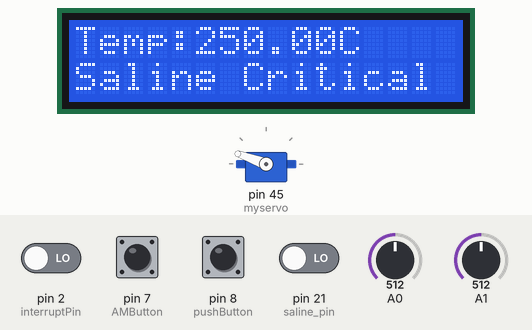
Recording of a sketch running on a simulated Arduino Mega 2560, built with avr-gcc and run on an emulated ATmega2560. Shown: servo, 16×2 character LCD. The inputs (shaded band) are chosen by the test bench; at power-on: pin 7 (AMButton) HIGH, pin 2 (interruptPin), pin 8 (pushButton), pin 21 (saline_pin) LOW, A1 = 512, A0 = 512. The modem accepts every AT command (registered, SIM ready, sends succeed) and sends nothing else; what the sketch prints to the serial monitor is not drawn.

Above: at 7.2 s.
7.3 s: pin 21 (saline_pin) driven HIGH
At 10.6 s:
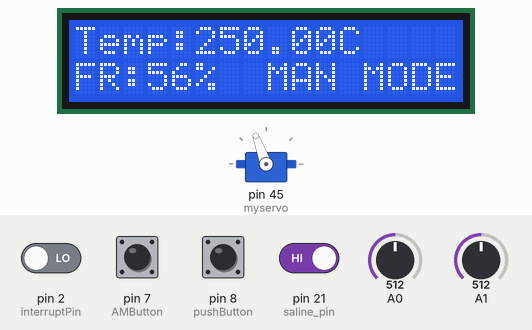
11.1 s: A1 set to 306
At 13.9 s:
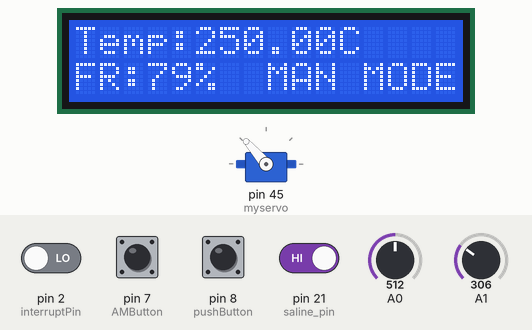
14.4 s: A1 set to 122
At 17.3 s:
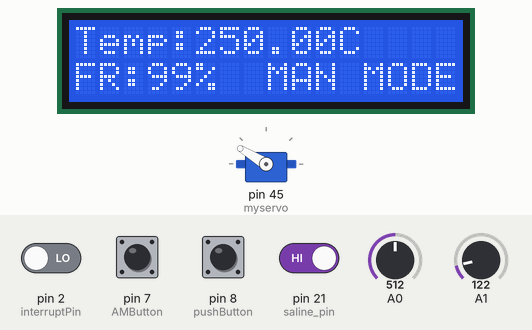
17.9 s: A1 set to 900
At 20.5 s:
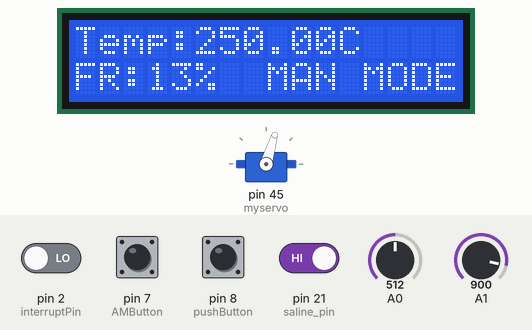
21.2 s: A0 set to 716
At 23.8 s:
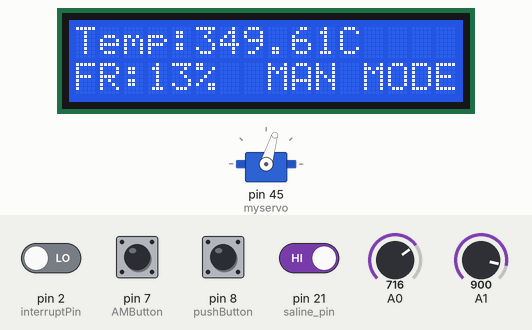
24.5 s: A1 set to 716
At 27.3 s:
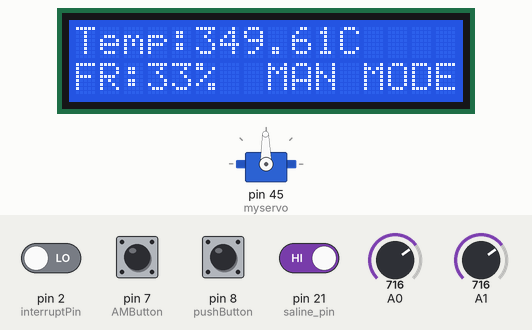
Timing chart, 0 to 28.8 s (numbered marks = the images above; inputs shaded):
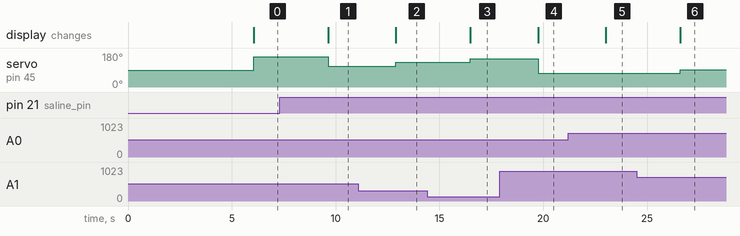

Measured:
- after the input at 7.3 s, servo on pin 45 (myservo): 160° → 110° after 2.4 s; the display: changes after 2.4 s (image 1)
- after the input at 11.1 s, servo on pin 45 (myservo): 110° → 131° after 1.8 s; the display: changes after 1.8 s (image 2)
- after the input at 14.4 s, servo on pin 45 (myservo): 131° → 149° after 2.1 s; the display: changes after 2.1 s (image 3)
- after the input at 17.9 s, servo on pin 45 (myservo): 149° → 73° after 1.8 s; the display: changes after 1.8 s (image 4)
- after the input at 21.2 s, the display: changes after 1.8 s (image 5)
- after the input at 24.5 s, servo on pin 45 (myservo): 73° → 91° after 2.1 s; the display: changes after 2.1 s (image 6)

The sketch:

v14.ino
```cpp
#include <Servo.h>

Servo myservo;  // create servo object to control a servo
 #include <LiquidCrystal.h>
const int rs = 41, en = 39, d4 = 37, d5 = 35, d6 = 33, d7 = 31;
LiquidCrystal lcd(rs, en, d4, d5, d6, d7);
long dropCount = 0;
int screenWidth = 16;
int screenHeight = 2;
 int sysflowrate =0;
unsigned long previousMillis = 0;        // will store last time LED was updated
int DPM=0;
// constants won't change :
const long interval = 10000;           // interval at which to blink (milliseconds)

const byte interruptPin = 2;

//String ssid="IG";    // Wifi network SSID
//String password ="a1b2c3d4e5";  // Wifi network password
//String ssid="ASK";    // Wifi network SSID
//String password ="12345678";  // Wifi network password
//String ssid="NRLimhan";    // Wifi network SSID
//String password ="qwertyuiop987";  // Wifi network password
//String ssid="Rajyog_Network";    // Wifi network SSID
//String password ="Rajyog@15022013";  // Wifi network password
String ssid="N";    // Wifi network SSID
String password ="seven497";  // Wifi network password
//String ssid="RN";    // Wifi network SSID
//String password ="qwertyuiop";  // Wifi network password

boolean DEBUG=true;
int saline_pin =21;
float tempC;
int unit_id=1;
int flow_rate=0;
int pulserate=0;
int salinelevel=0;
int Econ=0;
int pushButton = 8;
int  val=0;

int AMButton = 7;
//================================================================================ setup
void setup() {
  DEBUG=true;           // enable debug serial
  Serial.begin(9600);
  pinMode(AMButton, INPUT);
    attachInterrupt(digitalPinToInterrupt(interruptPin), onDrop,CHANGE);
   myservo.attach(45);
  lcd.begin(16, 2);
  Serial1.begin(115200);

pinMode(saline_pin, INPUT);
  Serial1.println("AT+CWMODE=1");   // set esp8266 as client
  showResponse(1000);

  Serial1.println("AT+CWJAP=\""+ssid+"\",\""+password+"\"");  // set your home router SSID and password
  showResponse(5000);

   if (DEBUG)  Serial.println("Setup completed");
}

//unsigned long previousMillis = 0;
// ====================================================================== loop  {unit_id},{flow_rate},{temperature},{pulserate},{salinelevel},{Econ}
void loop() {
 previousMillis = millis();
 salinelevel=digitalRead(saline_pin);
   int AMState = digitalRead(AMButton);
 tempC = (5.0 * analogRead(A0) * 100.0) / 1024;
  Serial.println(tempC);
   int buttonState = digitalRead(pushButton);

   if(buttonState==1)
   Econ=0;
   else
   Econ=1;
  // sets the servo position according to the scaled value

lcd.setCursor(0,0);           //sets the cursor at row 0 column 0
  lcd.print("Temp:"); // prints 16x2 LCD MODULE
  lcd.print(tempC);
  lcd.print("C  ");


  if(salinelevel==1)
  {
   if(AMState ==0)
   {
    lcd.setCursor(0,1);           //sets the cursor at row 1 column 2
  lcd.print("DPM:");     // prints HELLO WORLD
  lcd.print(sysflowrate);
    lcd.print("    ");
    lcd.setCursor(8,1);

     val = map(sysflowrate, 0, 250, 165, 60);
  //
     lcd.setCursor(8,1);
  lcd.print("AUT MODE    ");
   }
   else
   {
     flow_rate = analogRead(1);
   flow_rate = map(flow_rate, 110, 1010, 100, 0);

   //flow_rate = map(flow_rate, 110, 1010, 250, 0);  //drop per min
    val = analogRead(1);            // reads the value of the potentiometer (value between 0 and 1023)
  val = map(val, 0, 1023, 160, 60);     // scale it to use it with the servo (value between 0 and 180)


  lcd.setCursor(0,1);           //sets the cursor at row 1 column 2
  lcd.print("FR:");     // prints HELLO WORLD
  lcd.print(flow_rate);
    lcd.print("%    ");
    lcd.setCursor(8,1);
  lcd.print("MAN MODE    ");

   }
  }
  else
  {
  val=160;
   lcd.setCursor(0,1);           //sets the cursor at row 1 column 2
  lcd.print("Saline Critical  ");     // prints HELLO WORLD
  }
 myservo.write(val);
  espdata(unit_id,DPM,tempC,pulserate,salinelevel,Econ);   //calulated drops are sent
  //espdata(unit_id,flow_rate,tempC,pulserate,salinelevel,Econ);     //calculated flow as per pot
  delay(1000);


      espdata_read(unit_id);


  delay(1000);


     unsigned long currentMillis = millis();

int time1=(currentMillis - previousMillis)/1000;
     Serial.print("Time********:");
 Serial.println(time1);
 DPM =(dropCount*60)/time1;
 dropCount=0;
  Serial.print("DPM********:");
 Serial.println(DPM);

}


void onDrop()
{

    dropCount++;
   // Serial.print("count:");
   // Serial.println(dropCount);

}


//======================================================================== showResponce
void showResponse(int waitTime){
    long t=millis();
    char c;
    while (t+waitTime>millis()){
      if (Serial1.available()){
        c=Serial1.read();
        if (DEBUG) Serial.print(c);
      }
    }

}

//========================================================================
boolean espdata(int unit_id,int flow_rate,float temperature,int pulserate,int salinelevel,int Econ){
  String cmd = "AT+CIPSTART=\"TCP\",\"";                  // TCP connection
  cmd += "192.168.43.234";
  cmd += "\",80";
  Serial1.println(cmd);
  if (DEBUG) Serial.println(cmd);
  if(Serial1.find("Error")){
    if (DEBUG) Serial.println("AT+CIPSTART error");
    return false;
  }

  String getStr = "GET http://192.168.43.234/hospital/public/datalog/";   // prepare GET string

  getStr += String(unit_id);

  getStr += String(',');
getStr += String(flow_rate);

  getStr += String(',');

getStr += String(temperature);

  getStr += String(',');


getStr += String(pulserate);

  getStr += String(',');

getStr += String(salinelevel);

  getStr += String(',');

getStr += String(Econ);


  getStr += "\r\n\r\n";

  // send data length
  cmd = "AT+CIPSEND=";
  cmd += String(getStr.length());
  Serial1.println(cmd);
  if (DEBUG)  Serial.println(cmd);

  delay(100);
  if(Serial1.find(">")){
    Serial1.print(getStr);
    if (DEBUG)  Serial.print(getStr);
  }
  else{
    Serial1.println("AT+CIPCLOSE");
    // alert user
    if (DEBUG)   Serial.println("AT+CIPCLOSE");
    return false;
  }
  return true;
}

boolean espdata_read(int unit_id ){
/*  String cmd = "AT+CIPSTART=\"TCP\",\"";                  // TCP connection
  cmd += "192.168.43.234";
  cmd += "\",80";
  Serial1.println(cmd);
  if (DEBUG) Serial.println(cmd);
  if(Serial1.find("Error")){
    if (DEBUG) Serial.println("AT+CIPSTART error");
    return false;
  }
  */

  String getStr = "GET http://192.168.43.234/hospital/public/patientdata/";   // prepare GET string

  getStr += String(unit_id);

  getStr += "\r\n\r\n";

  // send data length
    String cmd = "AT+CIPSEND=";
  cmd += String(getStr.length());
  Serial1.println(cmd);
  if (DEBUG)  Serial.println(cmd);

  delay(100);
  if(Serial1.find(">")){
    Serial1.print(getStr);

//delay(1000);
if(Serial1.available()) // Check if there is data available
  {
    String input ="";
    while(Serial1.available()) // read the data into a variable as long as the buffer is not empty
    {
      input += (char)Serial1.read();
      delay(30);
    }
      Serial.print("data:");
String datai(input);
//   input = input.replace(" ",",");
 datai.trim();
datai.remove(0,35);
int len1=datai.length()-6;
datai.remove(len1);
   Serial.println(datai);

     //    Serial.println("         enddata:");

 Serial.print("string len:");

  Serial.println(datai.length());
  sysflowrate=datai.toInt();

  }


    // alert user
   // if (DEBUG)   Serial.println("AT+CIPCLOSE");
    return false;
  }
  return true;
}
```
